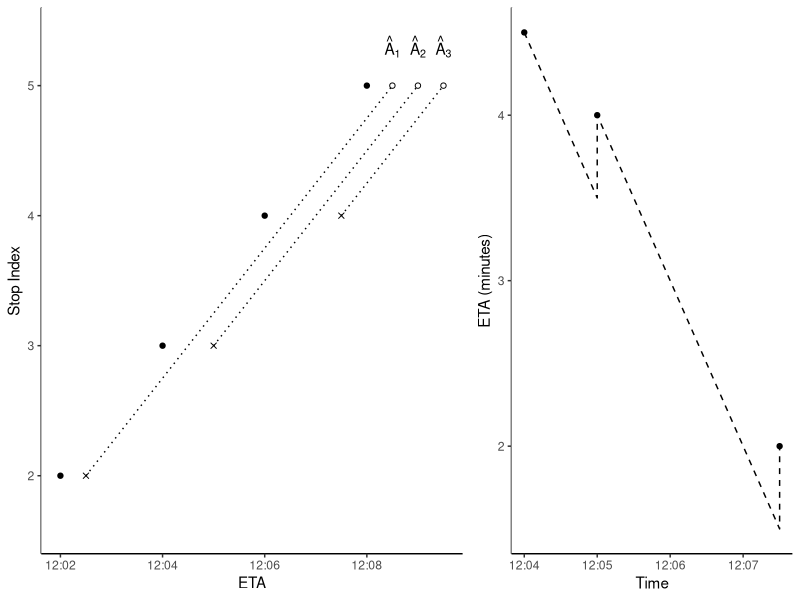

Source code (R):
library(tidyverse)

d <- as.factor(2:5)
s <- paste0("2019-01-01 12:", 
        str_pad(2*(1:4), 2, pad = "0"), 
        ":00") %>%
    as.POSIXct

delay <- c(30, 60, 90)
a <- s[1:3] + delay

pdf('figures/02_gtfs_delays.pdf', width = 7, height = 2.5, onefile = FALSE)
egg::ggarrange(
    ggplot() + 
        geom_point(aes(s, d)) +
        xlab("ETA") +
        ylab("Stop Index") +
        theme_classic() +
        # theme(panel.grid = element_blank()) +
        geom_point(aes(a, d[1:3]),
            shape = 4) +
        geom_text(aes(s[4] + delay, d[4],
            label = paste0("hat(A)[", 1:3, "]")),
            parse = TRUE,
            nudge_y = 0.3) +
        geom_segment(aes(a, d[1:3],
            xend = s[4] + delay,
            yend = d[4]),
            lty = 3) +
        geom_point(aes(s[4] + delay, d[4]),
            shape = 21, fill = "white"),
    ggplot() +
        geom_point(
            aes(
                c(s[2], a[-1]),
                c(4.5, 4, 2)
            )
        ) +
        geom_path(
            aes(
                c(s[2], a[2], a[2], a[3], a[3]),
                c(4.5, 3.5, 4, 1.5, 2)
                # as.integer(c(
                #     s[4] - a[1], 
                #     s[4] - a[1] - (a[2] - s[1]),
                #     s[4] - a[2],
                #     s[4] - a[2] - (a[3] - s[2]),
                #     s[4] - a[3]
                # ) / 60)
            ),
            lty = 2
        ) +
        xlab("Time") +
        ylab("ETA (minutes)") +
        theme_classic(),
    nrow = 1,
    widths = c(3, 2)
)
dev.off()
